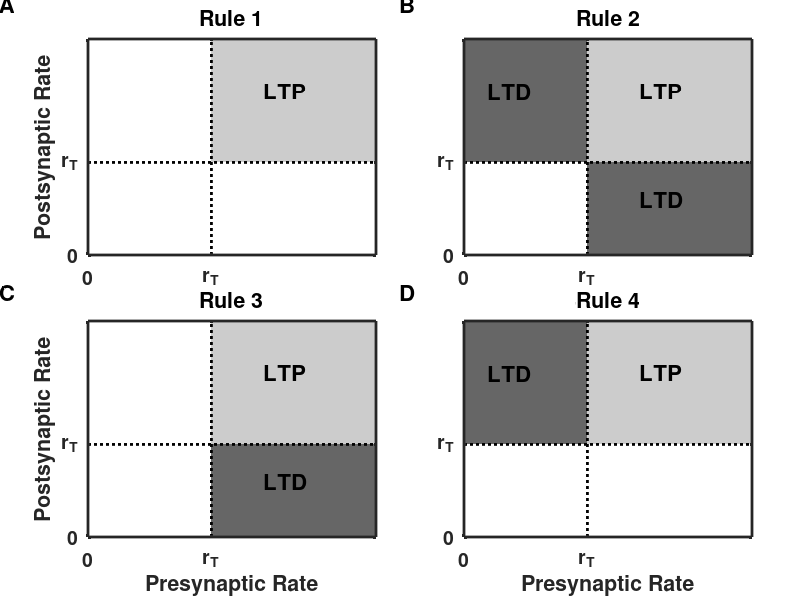

MATLAB code for this plot:
% plasticty_four_rules.m
%
% Code to plot the boundaries for long-term potentiation (LTP) or long-term
% depression (LTD) as a function of the firing rate of the presynaptic cell
% and the postsynaptic cell.
%
% This code produces Figure 8.1 of 
% An Introductory Course in Computational Neuroscience 
% by Paul Miller (Brandeis University, 2017).
%
%%%%%%%%%%%%%%%%%%%%%%%%%%%%%%%%%%%%%%%%%%%%%%%%%%%%%%%%%%%%%%%%%%%%%%%%%%%

r_T = 15;                           % threshold rate for LTP
r_max = 35;                         % maximum rate for plots
%% Set up the plotting parameters
set(0,'DefaultLineLineWidth',2,...
    'DefaultLineMarkerSize',8, ...
    'DefaultAxesLineWidth',2, ...
    'DefaultAxesFontSize',14,...
    'DefaultAxesFontWeight','Bold');
figure(1)
clf

%% Now loop through 4 rules, each in its own panel of the figure
for rule = 1:4
    col_num = mod(rule-1,2);        % Panel is in column 0 or column 1
    row_num = (rule-1-col_num)/2;   % Panel is in row 0 or row 1
    
    xpos = 0.11+0.47*col_num;       % x position of panel depends on column
    ypos = 0.575-0.47*row_num;      % y position of panel depends on row
    
    subplot('Position',[xpos ypos 0.36 0.36])   % Set position and size of panel
    
    % Now produce a shaded rectangle for LTP in light gray
    fill([r_T r_T r_max r_max], [r_T r_max r_max r_T],[0.8, 0.8, 0.8], ...
        'EdgeColor','none')
    hold on
    % Label this as LTP within the shaded rectangle
    annotation('textbox',[xpos+0.22 ypos+0.26 0.1 0.02],'LineStyle','none', ...
        'FontSize',16,'FontWeight','Bold','String','LTP')
    
    % Rules 2 and 3 include LTD for low presynaptic and high postsynaptic
    % firing rates.
    if ( ( rule == 2 ) || (rule == 3 ) )
        % Produce a dark gray shaded rectangle for LTD
        fill([r_T r_max r_max r_T],[0 0 r_T r_T],[0.4, 0.4, 0.4], ...
            'EdgeColor','none')
        % Label this as LTD within the shaded rectangle
        annotation('textbox',[xpos+0.22 ypos+0.08 0.1 0.02],'LineStyle','none', ...
            'FontSize',16,'FontWeight','Bold','String','LTD')
    end
    
    % Rules 2 and 4 include LTD for high presynaptic and low postsynatpic 
    % firing rates.
    if ( ( rule == 2 ) || (rule == 4 ) )
        % Produce a dark gray shaded rectangle for LTD
        fill([0 0 r_T r_T], [r_T r_max r_max r_T],[0.4, 0.4, 0.4], ...
            'EdgeColor','none')
        % Label this as LTD within the shaded rectangle
        annotation('textbox',[xpos+0.03 ypos+0.26 0.1 0.02],'LineStyle','none', ...
            'FontSize',16,'FontWeight','Bold','String','LTD')
        
    end
    
    % Now plot horizontal and vertical dotted lines at the threshold rate
    plot([r_T r_T],[0 r_max],':k')
    plot([0 r_max],[r_T r_T],':k')
    
    axis([0 r_max 0 r_max])             % Set the axes sizes
    set(gca,'XTick',[0 r_T])            % Only zero and threshold rates matter
    set(gca,'XTickLabel',{'0', 'r_T'})  % Label the x-tick marks
    set(gca,'YTick',[0 r_T])            % Only zero and threshold rates matter
    set(gca,'YTickLabel',{'0', 'r_T'})  % Label the y-tick marks

    % Only label the y-axis on the left column
    if ( col_num == 0 )
        ylabel('Postsynaptic Rate')
    end
    % Only label the x-axis on the bottom row
    if ( row_num == 1 )
        xlabel('Presynaptic Rate')
    end
    
    % Title each figure panel with the Rule number 
    title(strcat(['Rule ',num2str(rule)]))
    set(gca,'Layer','top')              % Ensures axes overlay the "fills"
end

%% Finally label the figures A-D at the appropriate points
annotation('textbox',[0.00 0.98 0.02 0.02],'LineStyle','none', ...
    'FontSize',16,'FontWeight','Bold','String','A')
annotation('textbox',[0.50 0.98 0.02 0.02],'LineStyle','none', ...
    'FontSize',16,'FontWeight','Bold','String','B')
annotation('textbox',[0.00 0.5 0.02 0.02],'LineStyle','none', ...
    'FontSize',16,'FontWeight','Bold','String','C')
annotation('textbox',[0.50 0.5 0.02 0.02],'LineStyle','none', ...
    'FontSize',16,'FontWeight','Bold','String','D')
